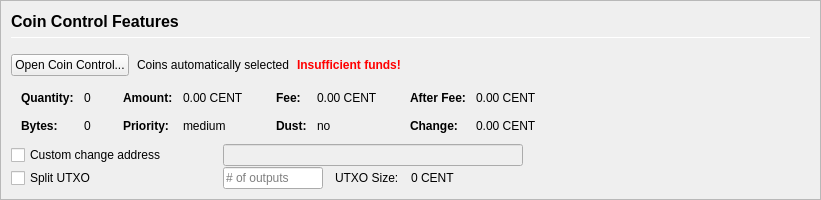
         <widget class="QFrame" name="frameCoinControl">
          <property name="sizePolicy">
           <sizepolicy hsizetype="Expanding" vsizetype="Expanding">
            <horstretch>0</horstretch>
            <verstretch>0</verstretch>
           </sizepolicy>
          </property>
          <property name="maximumSize">
           <size>
            <width>16777215</width>
            <height>16777215</height>
           </size>
          </property>
          <property name="frameShape">
           <enum>QFrame::StyledPanel</enum>
          </property>
          <property name="frameShadow">
           <enum>QFrame::Sunken</enum>
          </property>
          <layout class="QVBoxLayout" name="verticalLayoutCoinControl2">
           <property name="spacing">
            <number>0</number>
           </property>
           <property name="leftMargin">
            <number>0</number>
           </property>
           <property name="topMargin">
            <number>0</number>
           </property>
           <property name="rightMargin">
            <number>0</number>
           </property>
           <property name="bottomMargin">
            <number>0</number>
           </property>
           <item>
            <widget class="QFrame" name="frameCoinControl_BG">
             <layout class="QVBoxLayout" name="verticalLayoutCoinControl" stretch="0,0,0,0,0,0">
              <property name="spacing">
               <number>1</number>
              </property>
              <property name="leftMargin">
               <number>10</number>
              </property>
              <property name="topMargin">
               <number>10</number>
              </property>
              <item>
               <layout class="QHBoxLayout" name="horizontalLayoutCoinControl1">
                <property name="bottomMargin">
                 <number>15</number>
                </property>
                <item>
                 <layout class="QVBoxLayout" name="verticalLayout_3">
                  <property name="spacing">
                   <number>6</number>
                  </property>
                  <item>
                   <widget class="QLabel" name="labelCoinControlFeatures">
                    <property name="sizePolicy">
                     <sizepolicy hsizetype="Preferred" vsizetype="Maximum">
                      <horstretch>0</horstretch>
                      <verstretch>0</verstretch>
                     </sizepolicy>
                    </property>
                    <property name="minimumSize">
                     <size>
                      <width>0</width>
                      <height>20</height>
                     </size>
                    </property>
                    <property name="font">
                     <font>
                      <pointsize>12</pointsize>
                      <weight>75</weight>
                      <bold>true</bold>
                     </font>
                    </property>
                    <property name="styleSheet">
                     <string notr="true">font-weight:bold;</string>
                    </property>
                    <property name="text">
                     <string>Coin Control Features</string>
                    </property>
                   </widget>
                  </item>
                  <item>
                   <widget class="Line" name="line">
                    <property name="minimumSize">
                     <size>
                      <width>0</width>
                      <height>1</height>
                     </size>
                    </property>
                    <property name="maximumSize">
                     <size>
                      <width>16777215</width>
                      <height>1</height>
                     </size>
                    </property>
                    <property name="orientation">
                     <enum>Qt::Horizontal</enum>
                    </property>
                   </widget>
                  </item>
                 </layout>
                </item>
               </layout>
              </item>
              <item>
               <layout class="QHBoxLayout" name="horizontalLayoutCoinControl2" stretch="0,0,0,0">
                <property name="spacing">
                 <number>8</number>
                </property>
                <property name="bottomMargin">
                 <number>10</number>
                </property>
                <item>
                 <widget class="QPushButton" name="pushButtonCoinControl">
                  <property name="styleSheet">
                   <string notr="true"/>
                  </property>
                  <property name="text">
                   <string>Open Coin Control...</string>
                  </property>
                  <property name="autoDefault">
                   <bool>false</bool>
                  </property>
                 </widget>
                </item>
                <item>
                 <widget class="QLabel" name="labelCoinControlAutomaticallySelected">
                  <property name="text">
                   <string>Coins automatically selected</string>
                  </property>
                  <property name="margin">
                   <number>5</number>
                  </property>
                 </widget>
                </item>
                <item>
                 <widget class="QLabel" name="labelCoinControlInsuffFunds">
                  <property name="font">
                   <font>
                    <weight>75</weight>
                    <bold>true</bold>
                   </font>
                  </property>
                  <property name="styleSheet">
                   <string notr="true">color:red;font-weight:bold;</string>
                  </property>
                  <property name="text">
                   <string>Insufficient funds!</string>
                  </property>
                  <property name="margin">
                   <number>5</number>
                  </property>
                 </widget>
                </item>
                <item>
                 <spacer name="horizontalSpacerCoinControl">
                  <property name="orientation">
                   <enum>Qt::Horizontal</enum>
                  </property>
                  <property name="sizeHint" stdset="0">
                   <size>
                    <width>40</width>
                    <height>1</height>
                   </size>
                  </property>
                 </spacer>
                </item>
               </layout>
              </item>
              <item>
               <widget class="QWidget" name="widgetCoinControl" native="true">
                <property name="sizePolicy">
                 <sizepolicy hsizetype="Preferred" vsizetype="Preferred">
                  <horstretch>0</horstretch>
                  <verstretch>0</verstretch>
                 </sizepolicy>
                </property>
                <property name="minimumSize">
                 <size>
                  <width>0</width>
                  <height>0</height>
                 </size>
                </property>
                <property name="styleSheet">
                 <string notr="true"/>
                </property>
                <layout class="QHBoxLayout" name="horizontalLayoutCoinControl5">
                 <property name="leftMargin">
                  <number>0</number>
                 </property>
                 <property name="topMargin">
                  <number>0</number>
                 </property>
                 <property name="rightMargin">
                  <number>0</number>
                 </property>
                 <property name="bottomMargin">
                  <number>0</number>
                 </property>
                 <item>
                  <layout class="QHBoxLayout" name="horizontalLayoutCoinControl3" stretch="0,0,0,1">
                   <property name="spacing">
                    <number>20</number>
                   </property>
                   <property name="topMargin">
                    <number>0</number>
                   </property>
                   <property name="bottomMargin">
                    <number>10</number>
                   </property>
                   <item>
                    <layout class="QFormLayout" name="formLayoutCoinControl1">
                     <property name="horizontalSpacing">
                      <number>10</number>
                     </property>
                     <property name="verticalSpacing">
                      <number>14</number>
                     </property>
                     <property name="leftMargin">
                      <number>10</number>
                     </property>
                     <property name="topMargin">
                      <number>4</number>
                     </property>
                     <property name="rightMargin">
                      <number>6</number>
                     </property>
                     <item row="0" column="0">
                      <widget class="QLabel" name="labelCoinControlQuantityText">
                       <property name="font">
                        <font>
                         <weight>75</weight>
                         <bold>true</bold>
                        </font>
                       </property>
                       <property name="text">
                        <string>Quantity:</string>
                       </property>
                       <property name="margin">
                        <number>0</number>
                       </property>
                      </widget>
                     </item>
                     <item row="0" column="1">
                      <widget class="QLabel" name="labelCoinControlQuantity">
                       <property name="cursor">
                        <cursorShape>IBeamCursor</cursorShape>
                       </property>
                       <property name="contextMenuPolicy">
                        <enum>Qt::ActionsContextMenu</enum>
                       </property>
                       <property name="text">
                        <string notr="true">0</string>
                       </property>
                       <property name="margin">
                        <number>0</number>
                       </property>
                       <property name="textInteractionFlags">
                        <set>Qt::LinksAccessibleByMouse|Qt::TextSelectableByKeyboard|Qt::TextSelectableByMouse</set>
                       </property>
                      </widget>
                     </item>
                     <item row="1" column="0">
                      <widget class="QLabel" name="labelCoinControlBytesText">
                       <property name="font">
                        <font>
                         <weight>75</weight>
                         <bold>true</bold>
                        </font>
                       </property>
                       <property name="text">
                        <string>Bytes:</string>
                       </property>
                      </widget>
                     </item>
                     <item row="1" column="1">
                      <widget class="QLabel" name="labelCoinControlBytes">
                       <property name="cursor">
                        <cursorShape>IBeamCursor</cursorShape>
                       </property>
                       <property name="contextMenuPolicy">
                        <enum>Qt::ActionsContextMenu</enum>
                       </property>
                       <property name="text">
                        <string notr="true">0</string>
                       </property>
                       <property name="textInteractionFlags">
                        <set>Qt::LinksAccessibleByMouse|Qt::TextSelectableByKeyboard|Qt::TextSelectableByMouse</set>
                       </property>
                      </widget>
                     </item>
                    </layout>
                   </item>
                   <item>
                    <layout class="QFormLayout" name="formLayoutCoinControl2">
                     <property name="horizontalSpacing">
                      <number>10</number>
                     </property>
                     <property name="verticalSpacing">
                      <number>14</number>
                     </property>
                     <property name="leftMargin">
                      <number>6</number>
                     </property>
                     <property name="topMargin">
                      <number>4</number>
                     </property>
                     <property name="rightMargin">
                      <number>6</number>
                     </property>
                     <item row="0" column="0">
                      <widget class="QLabel" name="labelCoinControlAmountText">
                       <property name="font">
                        <font>
                         <weight>75</weight>
                         <bold>true</bold>
                        </font>
                       </property>
                       <property name="text">
                        <string>Amount:</string>
                       </property>
                       <property name="margin">
                        <number>0</number>
                       </property>
                      </widget>
                     </item>
                     <item row="0" column="1">
                      <widget class="QLabel" name="labelCoinControlAmount">
                       <property name="cursor">
                        <cursorShape>IBeamCursor</cursorShape>
                       </property>
                       <property name="contextMenuPolicy">
                        <enum>Qt::ActionsContextMenu</enum>
                       </property>
                       <property name="text">
                        <string notr="true">0.00 CENT</string>
                       </property>
                       <property name="textInteractionFlags">
                        <set>Qt::LinksAccessibleByMouse|Qt::TextSelectableByKeyboard|Qt::TextSelectableByMouse</set>
                       </property>
                      </widget>
                     </item>
                     <item row="1" column="0">
                      <widget class="QLabel" name="labelCoinControlPriorityText">
                       <property name="font">
                        <font>
                         <weight>75</weight>
                         <bold>true</bold>
                        </font>
                       </property>
                       <property name="text">
                        <string>Priority:</string>
                       </property>
                      </widget>
                     </item>
                     <item row="1" column="1">
                      <widget class="QLabel" name="labelCoinControlPriority">
                       <property name="cursor">
                        <cursorShape>IBeamCursor</cursorShape>
                       </property>
                       <property name="contextMenuPolicy">
                        <enum>Qt::ActionsContextMenu</enum>
                       </property>
                       <property name="text">
                        <string>medium</string>
                       </property>
                       <property name="textInteractionFlags">
                        <set>Qt::LinksAccessibleByMouse|Qt::TextSelectableByKeyboard|Qt::TextSelectableByMouse</set>
                       </property>
                      </widget>
                     </item>
                    </layout>
                   </item>
                   <item>
                    <layout class="QFormLayout" name="formLayoutCoinControl3">
                     <property name="horizontalSpacing">
                      <number>10</number>
                     </property>
                     <property name="verticalSpacing">
                      <number>14</number>
                     </property>
                     <property name="leftMargin">
                      <number>6</number>
                     </property>
                     <property name="topMargin">
                      <number>4</number>
                     </property>
                     <property name="rightMargin">
                      <number>6</number>
                     </property>
                     <item row="0" column="0">
                      <widget class="QLabel" name="labelCoinControlFeeText">
                       <property name="font">
                        <font>
                         <weight>75</weight>
                         <bold>true</bold>
                        </font>
                       </property>
                       <property name="text">
                        <string>Fee:</string>
                       </property>
                       <property name="margin">
                        <number>0</number>
                       </property>
                      </widget>
                     </item>
                     <item row="0" column="1">
                      <widget class="QLabel" name="labelCoinControlFee">
                       <property name="cursor">
                        <cursorShape>IBeamCursor</cursorShape>
                       </property>
                       <property name="contextMenuPolicy">
                        <enum>Qt::ActionsContextMenu</enum>
                       </property>
                       <property name="text">
                        <string notr="true">0.00 CENT</string>
                       </property>
                       <property name="textInteractionFlags">
                        <set>Qt::LinksAccessibleByMouse|Qt::TextSelectableByKeyboard|Qt::TextSelectableByMouse</set>
                       </property>
                      </widget>
                     </item>
                     <item row="1" column="0">
                      <widget class="QLabel" name="labelCoinControlLowOutputText">
                       <property name="font">
                        <font>
                         <weight>75</weight>
                         <bold>true</bold>
                        </font>
                       </property>
                       <property name="text">
                        <string>Dust:</string>
                       </property>
                      </widget>
                     </item>
                     <item row="1" column="1">
                      <widget class="QLabel" name="labelCoinControlLowOutput">
                       <property name="cursor">
                        <cursorShape>IBeamCursor</cursorShape>
                       </property>
                       <property name="contextMenuPolicy">
                        <enum>Qt::ActionsContextMenu</enum>
                       </property>
                       <property name="text">
                        <string>no</string>
                       </property>
                       <property name="textInteractionFlags">
                        <set>Qt::LinksAccessibleByMouse|Qt::TextSelectableByKeyboard|Qt::TextSelectableByMouse</set>
                       </property>
                      </widget>
                     </item>
                    </layout>
                   </item>
                   <item>
                    <layout class="QFormLayout" name="formLayoutCoinControl4">
                     <property name="horizontalSpacing">
                      <number>10</number>
                     </property>
                     <property name="verticalSpacing">
                      <number>14</number>
                     </property>
                     <property name="leftMargin">
                      <number>6</number>
                     </property>
                     <property name="topMargin">
                      <number>4</number>
                     </property>
                     <property name="rightMargin">
                      <number>6</number>
                     </property>
                     <item row="0" column="0">
                      <widget class="QLabel" name="labelCoinControlAfterFeeText">
                       <property name="font">
                        <font>
                         <weight>75</weight>
                         <bold>true</bold>
                        </font>
                       </property>
                       <property name="text">
                        <string>After Fee:</string>
                       </property>
                       <property name="margin">
                        <number>0</number>
                       </property>
                      </widget>
                     </item>
                     <item row="0" column="1">
                      <widget class="QLabel" name="labelCoinControlAfterFee">
                       <property name="cursor">
                        <cursorShape>IBeamCursor</cursorShape>
                       </property>
                       <property name="contextMenuPolicy">
                        <enum>Qt::ActionsContextMenu</enum>
                       </property>
                       <property name="text">
                        <string notr="true">0.00 CENT</string>
                       </property>
                       <property name="textInteractionFlags">
                        <set>Qt::LinksAccessibleByMouse|Qt::TextSelectableByKeyboard|Qt::TextSelectableByMouse</set>
                       </property>
                      </widget>
                     </item>
                     <item row="1" column="0">
                      <widget class="QLabel" name="labelCoinControlChangeText">
                       <property name="font">
                        <font>
                         <weight>75</weight>
                         <bold>true</bold>
                        </font>
                       </property>
                       <property name="text">
                        <string>Change:</string>
                       </property>
                      </widget>
                     </item>
                     <item row="1" column="1">
                      <widget class="QLabel" name="labelCoinControlChange">
                       <property name="cursor">
                        <cursorShape>IBeamCursor</cursorShape>
                       </property>
                       <property name="contextMenuPolicy">
                        <enum>Qt::ActionsContextMenu</enum>
                       </property>
                       <property name="text">
                        <string notr="true">0.00 CENT</string>
                       </property>
                       <property name="textInteractionFlags">
                        <set>Qt::LinksAccessibleByMouse|Qt::TextSelectableByKeyboard|Qt::TextSelectableByMouse</set>
                       </property>
                      </widget>
                     </item>
                    </layout>
                   </item>
                  </layout>
                 </item>
                </layout>
               </widget>
              </item>
              <item>
               <layout class="QHBoxLayout" name="horizontalLayoutCoinControl4">
                <property name="spacing">
                 <number>12</number>
                </property>
                <property name="sizeConstraint">
                 <enum>QLayout::SetDefaultConstraint</enum>
                </property>
                <property name="topMargin">
                 <number>0</number>
                </property>
                <property name="rightMargin">
                 <number>0</number>
                </property>
                <item>
                 <widget class="QCheckBox" name="checkBoxCoinControlChange">
                  <property name="sizePolicy">
                   <sizepolicy hsizetype="Preferred" vsizetype="Preferred">
                    <horstretch>0</horstretch>
                    <verstretch>0</verstretch>
                   </sizepolicy>
                  </property>
                  <property name="minimumSize">
                   <size>
                    <width>200</width>
                    <height>0</height>
                   </size>
                  </property>
                  <property name="maximumSize">
                   <size>
                    <width>200</width>
                    <height>16777215</height>
                   </size>
                  </property>
                  <property name="toolTip">
                   <string>If this is activated, but the change address is empty or invalid, change will be sent to a newly generated address.</string>
                  </property>
                  <property name="text">
                   <string>Custom change address</string>
                  </property>
                 </widget>
                </item>
                <item>
                 <widget class="QValidatedLineEdit" name="lineEditCoinControlChange">
                  <property name="enabled">
                   <bool>false</bool>
                  </property>
                  <property name="sizePolicy">
                   <sizepolicy hsizetype="Preferred" vsizetype="Preferred">
                    <horstretch>0</horstretch>
                    <verstretch>0</verstretch>
                   </sizepolicy>
                  </property>
                  <property name="minimumSize">
                   <size>
                    <width>300</width>
                    <height>0</height>
                   </size>
                  </property>
                 </widget>
                </item>
                <item>
                 <widget class="QLabel" name="labelCoinControlChangeLabel">
                  <property name="sizePolicy">
                   <sizepolicy hsizetype="Preferred" vsizetype="Preferred">
                    <horstretch>0</horstretch>
                    <verstretch>0</verstretch>
                   </sizepolicy>
                  </property>
                  <property name="minimumSize">
                   <size>
                    <width>100</width>
                    <height>0</height>
                   </size>
                  </property>
                  <property name="text">
                   <string/>
                  </property>
                  <property name="margin">
                   <number>3</number>
                  </property>
                 </widget>
                </item>
               </layout>
              </item>
              <item>
               <layout class="QHBoxLayout" name="horizontalLayoutCoinControl6">
                <property name="spacing">
                 <number>12</number>
                </property>
                <property name="rightMargin">
                 <number>0</number>
                </property>
                <item>
                 <widget class="QCheckBox" name="splitBlockCheckBox">
                  <property name="sizePolicy">
                   <sizepolicy hsizetype="Preferred" vsizetype="Preferred">
                    <horstretch>0</horstretch>
                    <verstretch>0</verstretch>
                   </sizepolicy>
                  </property>
                  <property name="minimumSize">
                   <size>
                    <width>200</width>
                    <height>0</height>
                   </size>
                  </property>
                  <property name="maximumSize">
                   <size>
                    <width>200</width>
                    <height>16777215</height>
                   </size>
                  </property>
                  <property name="text">
                   <string>Split UTXO</string>
                  </property>
                 </widget>
                </item>
                <item>
                 <widget class="QLineEdit" name="splitBlockLineEdit">
                  <property name="sizePolicy">
                   <sizepolicy hsizetype="Preferred" vsizetype="Preferred">
                    <horstretch>50</horstretch>
                    <verstretch>0</verstretch>
                   </sizepolicy>
                  </property>
                  <property name="minimumSize">
                   <size>
                    <width>100</width>
                    <height>0</height>
                   </size>
                  </property>
                  <property name="maximumSize">
                   <size>
                    <width>100</width>
                    <height>16777215</height>
                   </size>
                  </property>
                  <property name="placeholderText">
                   <string># of outputs</string>
                  </property>
                 </widget>
                </item>
                <item>
                 <widget class="QLabel" name="labelBlockSizeText">
                  <property name="text">
                   <string>UTXO Size:</string>
                  </property>
                 </widget>
                </item>
                <item>
                 <widget class="QLabel" name="labelBlockSize">
                  <property name="text">
                   <string>0 CENT</string>
                  </property>
                 </widget>
                </item>
                <item>
                 <spacer name="horizontalSpacer_7">
                  <property name="orientation">
                   <enum>Qt::Horizontal</enum>
                  </property>
                  <property name="sizeHint" stdset="0">
                   <size>
                    <width>40</width>
                    <height>20</height>
                   </size>
                  </property>
                 </spacer>
                </item>
               </layout>
              </item>
              <item>
               <spacer name="verticalSpacerCoinControl">
                <property name="orientation">
                 <enum>Qt::Vertical</enum>
                </property>
                <property name="sizeHint" stdset="0">
                 <size>
                  <width>800</width>
                  <height>1</height>
                 </size>
                </property>
               </spacer>
              </item>
             </layout>
            </widget>
           </item>
          </layout>
         </widget>
